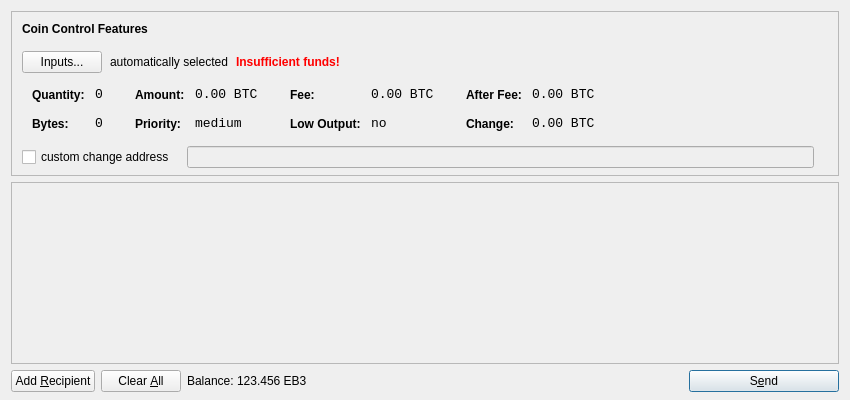
<?xml version="1.0" encoding="UTF-8"?>
<ui version="4.0">
 <class>SendCoinsDialog</class>
 <widget class="QDialog" name="SendCoinsDialog">
  <property name="geometry">
   <rect>
    <x>0</x>
    <y>0</y>
    <width>850</width>
    <height>400</height>
   </rect>
  </property>
  <property name="windowTitle">
   <string>Send Coins</string>
  </property>
  <layout class="QVBoxLayout" name="verticalLayout" stretch="0,1,0">
   <property name="bottomMargin">
    <number>8</number>
   </property>
   <item>
    <widget class="QFrame" name="frameCoinControl">
     <property name="sizePolicy">
      <sizepolicy hsizetype="Expanding" vsizetype="Expanding">
       <horstretch>0</horstretch>
       <verstretch>0</verstretch>
      </sizepolicy>
     </property>
     <property name="maximumSize">
      <size>
       <width>16777215</width>
       <height>16777215</height>
      </size>
     </property>
     <property name="frameShape">
      <enum>QFrame::StyledPanel</enum>
     </property>
     <property name="frameShadow">
      <enum>QFrame::Sunken</enum>
     </property>
     <layout class="QVBoxLayout" name="verticalLayoutCoinControl2">
      <property name="spacing">
       <number>-1</number>
      </property>
      <property name="leftMargin">
       <number>0</number>
      </property>
      <property name="topMargin">
       <number>0</number>
      </property>
      <property name="rightMargin">
       <number>0</number>
      </property>
      <property name="bottomMargin">
       <number>6</number>
      </property>
      <item>
       <layout class="QVBoxLayout" name="verticalLayoutCoinControl" stretch="0,0,0,0,1">
        <property name="spacing">
         <number>0</number>
        </property>
        <property name="leftMargin">
         <number>10</number>
        </property>
        <property name="topMargin">
         <number>10</number>
        </property>
        <item>
         <layout class="QHBoxLayout" name="horizontalLayoutCoinControl1">
          <property name="bottomMargin">
           <number>15</number>
          </property>
          <item>
           <widget class="QLabel" name="labelCoinControlFeatures">
            <property name="sizePolicy">
             <sizepolicy hsizetype="Preferred" vsizetype="Maximum">
              <horstretch>0</horstretch>
              <verstretch>0</verstretch>
             </sizepolicy>
            </property>
            <property name="font">
             <font>
              <weight>75</weight>
              <bold>true</bold>
             </font>
            </property>
            <property name="styleSheet">
             <string notr="true">font-weight:bold;</string>
            </property>
            <property name="text">
             <string>Coin Control Features</string>
            </property>
           </widget>
          </item>
         </layout>
        </item>
        <item>
         <layout class="QHBoxLayout" name="horizontalLayoutCoinControl2" stretch="0,0,0,0">
          <property name="spacing">
           <number>8</number>
          </property>
          <property name="bottomMargin">
           <number>10</number>
          </property>
          <item>
           <widget class="QPushButton" name="pushButtonCoinControl">
            <property name="styleSheet">
             <string notr="true"/>
            </property>
            <property name="text">
             <string>Inputs...</string>
            </property>
           </widget>
          </item>
          <item>
           <widget class="QLabel" name="labelCoinControlAutomaticallySelected">
            <property name="text">
             <string>automatically selected</string>
            </property>
            <property name="margin">
             <number>5</number>
            </property>
           </widget>
          </item>
          <item>
           <widget class="QLabel" name="labelCoinControlInsuffFunds">
            <property name="font">
             <font>
              <weight>75</weight>
              <bold>true</bold>
             </font>
            </property>
            <property name="styleSheet">
             <string notr="true">color:red;font-weight:bold;</string>
            </property>
            <property name="text">
             <string>Insufficient funds!</string>
            </property>
            <property name="margin">
             <number>5</number>
            </property>
           </widget>
          </item>
          <item>
           <spacer name="horizontalSpacerCoinControl">
            <property name="orientation">
             <enum>Qt::Horizontal</enum>
            </property>
            <property name="sizeHint" stdset="0">
             <size>
              <width>40</width>
              <height>1</height>
             </size>
            </property>
           </spacer>
          </item>
         </layout>
        </item>
        <item>
         <widget class="QWidget" name="widgetCoinControl" native="true">
          <property name="sizePolicy">
           <sizepolicy hsizetype="Preferred" vsizetype="Preferred">
            <horstretch>0</horstretch>
            <verstretch>0</verstretch>
           </sizepolicy>
          </property>
          <property name="minimumSize">
           <size>
            <width>0</width>
            <height>0</height>
           </size>
          </property>
          <property name="styleSheet">
           <string notr="true"/>
          </property>
          <layout class="QHBoxLayout" name="horizontalLayoutCoinControl5">
           <property name="margin">
            <number>0</number>
           </property>
           <item>
            <layout class="QHBoxLayout" name="horizontalLayoutCoinControl3" stretch="0,0,0,1">
             <property name="spacing">
              <number>20</number>
             </property>
             <property name="topMargin">
              <number>0</number>
             </property>
             <property name="bottomMargin">
              <number>10</number>
             </property>
             <item>
              <layout class="QFormLayout" name="formLayoutCoinControl1">
               <property name="horizontalSpacing">
                <number>10</number>
               </property>
               <property name="verticalSpacing">
                <number>14</number>
               </property>
               <property name="leftMargin">
                <number>10</number>
               </property>
               <property name="topMargin">
                <number>4</number>
               </property>
               <property name="rightMargin">
                <number>6</number>
               </property>
               <item row="0" column="0">
                <widget class="QLabel" name="labelCoinControlQuantityText">
                 <property name="styleSheet">
                  <string notr="true">font-weight:bold;</string>
                 </property>
                 <property name="text">
                  <string>Quantity:</string>
                 </property>
                 <property name="margin">
                  <number>0</number>
                 </property>
                </widget>
               </item>
               <item row="0" column="1">
                <widget class="QLabel" name="labelCoinControlQuantity">
                 <property name="font">
                  <font>
                   <family>Monospace</family>
                   <pointsize>10</pointsize>
                  </font>
                 </property>
                 <property name="cursor">
                  <cursorShape>IBeamCursor</cursorShape>
                 </property>
                 <property name="contextMenuPolicy">
                  <enum>Qt::ActionsContextMenu</enum>
                 </property>
                 <property name="text">
                  <string notr="true">0</string>
                 </property>
                 <property name="margin">
                  <number>0</number>
                 </property>
                 <property name="textInteractionFlags">
                  <set>Qt::LinksAccessibleByMouse|Qt::TextSelectableByKeyboard|Qt::TextSelectableByMouse</set>
                 </property>
                </widget>
               </item>
               <item row="1" column="0">
                <widget class="QLabel" name="labelCoinControlBytesText">
                 <property name="styleSheet">
                  <string notr="true">font-weight:bold;</string>
                 </property>
                 <property name="text">
                  <string>Bytes:</string>
                 </property>
                </widget>
               </item>
               <item row="1" column="1">
                <widget class="QLabel" name="labelCoinControlBytes">
                 <property name="font">
                  <font>
                   <family>Monospace</family>
                   <pointsize>10</pointsize>
                  </font>
                 </property>
                 <property name="cursor">
                  <cursorShape>IBeamCursor</cursorShape>
                 </property>
                 <property name="contextMenuPolicy">
                  <enum>Qt::ActionsContextMenu</enum>
                 </property>
                 <property name="text">
                  <string notr="true">0</string>
                 </property>
                 <property name="textInteractionFlags">
                  <set>Qt::LinksAccessibleByMouse|Qt::TextSelectableByKeyboard|Qt::TextSelectableByMouse</set>
                 </property>
                </widget>
               </item>
              </layout>
             </item>
             <item>
              <layout class="QFormLayout" name="formLayoutCoinControl2">
               <property name="horizontalSpacing">
                <number>10</number>
               </property>
               <property name="verticalSpacing">
                <number>14</number>
               </property>
               <property name="leftMargin">
                <number>6</number>
               </property>
               <property name="topMargin">
                <number>4</number>
               </property>
               <property name="rightMargin">
                <number>6</number>
               </property>
               <item row="0" column="0">
                <widget class="QLabel" name="labelCoinControlAmountText">
                 <property name="styleSheet">
                  <string notr="true">font-weight:bold;</string>
                 </property>
                 <property name="text">
                  <string>Amount:</string>
                 </property>
                 <property name="margin">
                  <number>0</number>
                 </property>
                </widget>
               </item>
               <item row="0" column="1">
                <widget class="QLabel" name="labelCoinControlAmount">
                 <property name="font">
                  <font>
                   <family>Monospace</family>
                   <pointsize>10</pointsize>
                  </font>
                 </property>
                 <property name="cursor">
                  <cursorShape>IBeamCursor</cursorShape>
                 </property>
                 <property name="contextMenuPolicy">
                  <enum>Qt::ActionsContextMenu</enum>
                 </property>
                 <property name="text">
                  <string notr="true">0.00 BTC</string>
                 </property>
                 <property name="textInteractionFlags">
                  <set>Qt::LinksAccessibleByMouse|Qt::TextSelectableByKeyboard|Qt::TextSelectableByMouse</set>
                 </property>
                </widget>
               </item>
               <item row="1" column="0">
                <widget class="QLabel" name="labelCoinControlPriorityText">
                 <property name="styleSheet">
                  <string notr="true">font-weight:bold;</string>
                 </property>
                 <property name="text">
                  <string>Priority:</string>
                 </property>
                </widget>
               </item>
               <item row="1" column="1">
                <widget class="QLabel" name="labelCoinControlPriority">
                 <property name="font">
                  <font>
                   <family>Monospace</family>
                   <pointsize>10</pointsize>
                  </font>
                 </property>
                 <property name="cursor">
                  <cursorShape>IBeamCursor</cursorShape>
                 </property>
                 <property name="contextMenuPolicy">
                  <enum>Qt::ActionsContextMenu</enum>
                 </property>
                 <property name="text">
                  <string>medium</string>
                 </property>
                 <property name="textInteractionFlags">
                  <set>Qt::LinksAccessibleByMouse|Qt::TextSelectableByKeyboard|Qt::TextSelectableByMouse</set>
                 </property>
                </widget>
               </item>
              </layout>
             </item>
             <item>
              <layout class="QFormLayout" name="formLayoutCoinControl3">
               <property name="horizontalSpacing">
                <number>10</number>
               </property>
               <property name="verticalSpacing">
                <number>14</number>
               </property>
               <property name="leftMargin">
                <number>6</number>
               </property>
               <property name="topMargin">
                <number>4</number>
               </property>
               <property name="rightMargin">
                <number>6</number>
               </property>
               <item row="0" column="0">
                <widget class="QLabel" name="labelCoinControlFeeText">
                 <property name="styleSheet">
                  <string notr="true">font-weight:bold;</string>
                 </property>
                 <property name="text">
                  <string>Fee:</string>
                 </property>
                 <property name="margin">
                  <number>0</number>
                 </property>
                </widget>
               </item>
               <item row="0" column="1">
                <widget class="QLabel" name="labelCoinControlFee">
                 <property name="font">
                  <font>
                   <family>Monospace</family>
                   <pointsize>10</pointsize>
                  </font>
                 </property>
                 <property name="cursor">
                  <cursorShape>IBeamCursor</cursorShape>
                 </property>
                 <property name="contextMenuPolicy">
                  <enum>Qt::ActionsContextMenu</enum>
                 </property>
                 <property name="text">
                  <string notr="true">0.00 BTC</string>
                 </property>
                 <property name="textInteractionFlags">
                  <set>Qt::LinksAccessibleByMouse|Qt::TextSelectableByKeyboard|Qt::TextSelectableByMouse</set>
                 </property>
                </widget>
               </item>
               <item row="1" column="0">
                <widget class="QLabel" name="labelCoinControlLowOutputText">
                 <property name="styleSheet">
                  <string notr="true">font-weight:bold;</string>
                 </property>
                 <property name="text">
                  <string>Low Output:</string>
                 </property>
                </widget>
               </item>
               <item row="1" column="1">
                <widget class="QLabel" name="labelCoinControlLowOutput">
                 <property name="font">
                  <font>
                   <family>Monospace</family>
                   <pointsize>10</pointsize>
                  </font>
                 </property>
                 <property name="cursor">
                  <cursorShape>IBeamCursor</cursorShape>
                 </property>
                 <property name="contextMenuPolicy">
                  <enum>Qt::ActionsContextMenu</enum>
                 </property>
                 <property name="text">
                  <string>no</string>
                 </property>
                 <property name="textInteractionFlags">
                  <set>Qt::LinksAccessibleByMouse|Qt::TextSelectableByKeyboard|Qt::TextSelectableByMouse</set>
                 </property>
                </widget>
               </item>
              </layout>
             </item>
             <item>
              <layout class="QFormLayout" name="formLayoutCoinControl4">
               <property name="horizontalSpacing">
                <number>10</number>
               </property>
               <property name="verticalSpacing">
                <number>14</number>
               </property>
               <property name="leftMargin">
                <number>6</number>
               </property>
               <property name="topMargin">
                <number>4</number>
               </property>
               <property name="rightMargin">
                <number>6</number>
               </property>
               <item row="0" column="0">
                <widget class="QLabel" name="labelCoinControlAfterFeeText">
                 <property name="styleSheet">
                  <string notr="true">font-weight:bold;</string>
                 </property>
                 <property name="text">
                  <string>After Fee:</string>
                 </property>
                 <property name="margin">
                  <number>0</number>
                 </property>
                </widget>
               </item>
               <item row="0" column="1">
                <widget class="QLabel" name="labelCoinControlAfterFee">
                 <property name="font">
                  <font>
                   <family>Monospace</family>
                   <pointsize>10</pointsize>
                  </font>
                 </property>
                 <property name="cursor">
                  <cursorShape>IBeamCursor</cursorShape>
                 </property>
                 <property name="contextMenuPolicy">
                  <enum>Qt::ActionsContextMenu</enum>
                 </property>
                 <property name="text">
                  <string notr="true">0.00 BTC</string>
                 </property>
                 <property name="textInteractionFlags">
                  <set>Qt::LinksAccessibleByMouse|Qt::TextSelectableByKeyboard|Qt::TextSelectableByMouse</set>
                 </property>
                </widget>
               </item>
               <item row="1" column="0">
                <widget class="QLabel" name="labelCoinControlChangeText">
                 <property name="styleSheet">
                  <string notr="true">font-weight:bold;</string>
                 </property>
                 <property name="text">
                  <string>Change:</string>
                 </property>
                </widget>
               </item>
               <item row="1" column="1">
                <widget class="QLabel" name="labelCoinControlChange">
                 <property name="font">
                  <font>
                   <family>Monospace</family>
                   <pointsize>10</pointsize>
                  </font>
                 </property>
                 <property name="cursor">
                  <cursorShape>IBeamCursor</cursorShape>
                 </property>
                 <property name="contextMenuPolicy">
                  <enum>Qt::ActionsContextMenu</enum>
                 </property>
                 <property name="text">
                  <string notr="true">0.00 BTC</string>
                 </property>
                 <property name="textInteractionFlags">
                  <set>Qt::LinksAccessibleByMouse|Qt::TextSelectableByKeyboard|Qt::TextSelectableByMouse</set>
                 </property>
                </widget>
               </item>
              </layout>
             </item>
            </layout>
           </item>
          </layout>
         </widget>
        </item>
        <item>
         <layout class="QHBoxLayout" name="horizontalLayoutCoinControl4" stretch="0,0,0">
          <property name="spacing">
           <number>12</number>
          </property>
          <property name="sizeConstraint">
           <enum>QLayout::SetDefaultConstraint</enum>
          </property>
          <property name="topMargin">
           <number>5</number>
          </property>
          <property name="rightMargin">
           <number>5</number>
          </property>
          <item>
           <widget class="QCheckBox" name="checkBoxCoinControlChange">
            <property name="text">
             <string>custom change address</string>
            </property>
           </widget>
          </item>
          <item>
           <widget class="QLineEdit" name="lineEditCoinControlChange">
            <property name="enabled">
             <bool>false</bool>
            </property>
            <property name="sizePolicy">
             <sizepolicy hsizetype="Expanding" vsizetype="Fixed">
              <horstretch>0</horstretch>
              <verstretch>0</verstretch>
             </sizepolicy>
            </property>
           </widget>
          </item>
          <item>
           <widget class="QLabel" name="labelCoinControlChangeLabel">
            <property name="sizePolicy">
             <sizepolicy hsizetype="Preferred" vsizetype="Expanding">
              <horstretch>0</horstretch>
              <verstretch>0</verstretch>
             </sizepolicy>
            </property>
            <property name="minimumSize">
             <size>
              <width>0</width>
              <height>0</height>
             </size>
            </property>
            <property name="text">
             <string/>
            </property>
            <property name="margin">
             <number>3</number>
            </property>
           </widget>
          </item>
         </layout>
        </item>
        <item>
         <spacer name="verticalSpacerCoinControl">
          <property name="orientation">
           <enum>Qt::Vertical</enum>
          </property>
          <property name="sizeHint" stdset="0">
           <size>
            <width>800</width>
            <height>1</height>
           </size>
          </property>
         </spacer>
        </item>
       </layout>
      </item>
     </layout>
    </widget>
   </item>
   <item>
    <widget class="QScrollArea" name="scrollArea">
     <property name="widgetResizable">
      <bool>true</bool>
     </property>
     <widget class="QWidget" name="scrollAreaWidgetContents">
      <property name="geometry">
       <rect>
        <x>0</x>
        <y>0</y>
        <width>830</width>
        <height>165</height>
       </rect>
      </property>
      <layout class="QVBoxLayout" name="verticalLayout_2">
       <property name="margin">
        <number>0</number>
       </property>
       <item>
        <layout class="QVBoxLayout" name="entries">
         <property name="spacing">
          <number>6</number>
         </property>
        </layout>
       </item>
       <item>
        <spacer name="verticalSpacer">
         <property name="orientation">
          <enum>Qt::Vertical</enum>
         </property>
         <property name="sizeHint" stdset="0">
          <size>
           <width>20</width>
           <height>40</height>
          </size>
         </property>
        </spacer>
       </item>
      </layout>
     </widget>
    </widget>
   </item>
   <item>
    <layout class="QHBoxLayout" name="horizontalLayout">
     <item>
      <widget class="QPushButton" name="addButton">
       <property name="toolTip">
        <string>Send to multiple recipients at once</string>
       </property>
       <property name="text">
        <string>Add &amp;Recipient</string>
       </property>
       <property name="icon">
        <iconset resource="../bitcoin.qrc">
         <normaloff>:/icons/add</normaloff>:/icons/add</iconset>
       </property>
       <property name="autoDefault">
        <bool>false</bool>
       </property>
      </widget>
     </item>
     <item>
      <widget class="QPushButton" name="clearButton">
       <property name="sizePolicy">
        <sizepolicy hsizetype="Minimum" vsizetype="Fixed">
         <horstretch>0</horstretch>
         <verstretch>0</verstretch>
        </sizepolicy>
       </property>
       <property name="toolTip">
        <string>Remove all transaction fields</string>
       </property>
       <property name="text">
        <string>Clear &amp;All</string>
       </property>
       <property name="icon">
        <iconset resource="../bitcoin.qrc">
         <normaloff>:/icons/remove</normaloff>:/icons/remove</iconset>
       </property>
       <property name="autoRepeatDelay">
        <number>300</number>
       </property>
       <property name="autoDefault">
        <bool>false</bool>
       </property>
      </widget>
     </item>
     <item>
      <layout class="QHBoxLayout" name="horizontalLayout_2">
       <property name="spacing">
        <number>3</number>
       </property>
       <item>
        <widget class="QLabel" name="label">
         <property name="text">
          <string>Balance:</string>
         </property>
        </widget>
       </item>
       <item>
        <widget class="QLabel" name="labelBalance">
         <property name="cursor">
          <cursorShape>IBeamCursor</cursorShape>
         </property>
         <property name="text">
          <string>123.456 EB3</string>
         </property>
         <property name="textInteractionFlags">
          <set>Qt::LinksAccessibleByMouse|Qt::TextSelectableByKeyboard|Qt::TextSelectableByMouse</set>
         </property>
        </widget>
       </item>
      </layout>
     </item>
     <item>
      <spacer name="horizontalSpacer">
       <property name="orientation">
        <enum>Qt::Horizontal</enum>
       </property>
       <property name="sizeHint" stdset="0">
        <size>
         <width>40</width>
         <height>20</height>
        </size>
       </property>
      </spacer>
     </item>
     <item>
      <widget class="QPushButton" name="sendButton">
       <property name="minimumSize">
        <size>
         <width>150</width>
         <height>0</height>
        </size>
       </property>
       <property name="toolTip">
        <string>Confirm the send action</string>
       </property>
       <property name="text">
        <string>S&amp;end</string>
       </property>
       <property name="icon">
        <iconset resource="../bitcoin.qrc">
         <normaloff>:/icons/send</normaloff>:/icons/send</iconset>
       </property>
       <property name="default">
        <bool>true</bool>
       </property>
      </widget>
     </item>
    </layout>
   </item>
  </layout>
 </widget>
 <resources>
  <include location="../bitcoin.qrc"/>
 </resources>
 <connections/>
</ui>
